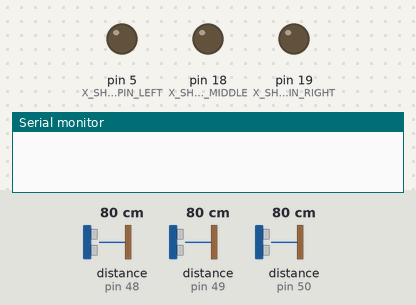
Simulated run of this sketch. Board: Arduino Uno, built with avr-gcc and run on an emulated ATmega328P. Parts: output pins drawn as LEDs (lit = HIGH), the last lines printed to the serial monitor. Inputs (shaded band) come from the test bench; at power-on: distance to the obstacle (sensors on pin 48, pin 49, pin 50) 80 cm.

Above: at 0.01 s.
At 1.2 s:
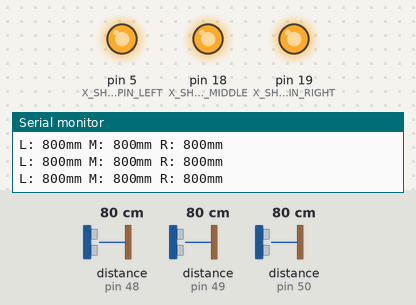
1.3 s: distance to the obstacle (sensor on pin 48) set to 250 cm
3.4 s: distance to the obstacle (sensor on pin 49) set to 250 cm
5.6 s: distance to the obstacle (sensor on pin 50) set to 250 cm
7.8 s: distance to the obstacle (sensor on pin 48) set to 2 cm
10.0 s: distance to the obstacle (sensor on pin 49) set to 2 cm
Timing chart, 0 to 13.0 s (numbered marks = the images above; inputs shaded):
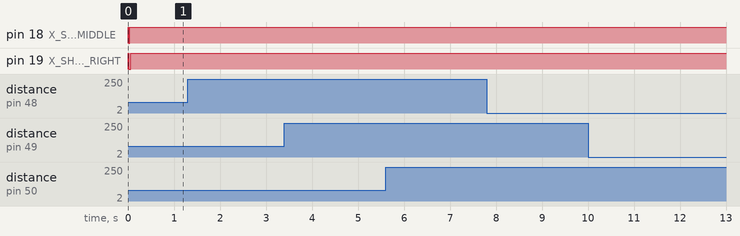

The sketch:

SensorTest.ino
```cpp
#include <Adafruit_VL53L0X.h>

#define X_SHUT_PIN_LEFT 5
#define X_SHUT_PIN_MIDDLE 18
#define X_SHUT_PIN_RIGHT 19

Adafruit_VL53L0X lox_left = Adafruit_VL53L0X();
Adafruit_VL53L0X lox_middle = Adafruit_VL53L0X();
Adafruit_VL53L0X lox_right = Adafruit_VL53L0X();

VL53L0X_RangingMeasurementData_t measure_left;
VL53L0X_RangingMeasurementData_t measure_middle;
VL53L0X_RangingMeasurementData_t measure_right;

/*
    Reset all sensors by setting all of their XSHUT pins low for delay(10), then set all XSHUT high to bring out of reset
    Keep sensor #1 awake by keeping XSHUT pin high
    Put all other sensors into shutdown by pulling XSHUT pins low
    Initialize sensor #1 with lox.begin(new_i2c_address) Pick any number but 0x29 and it must be under 0x7F. Going with 0x30 to 0x3F is probably OK.
    Keep sensor #1 awake, and now bring sensor #2 out of reset by setting its XSHUT pin high.
    Initialize sensor #2 with lox.begin(new_i2c_address) Pick any number but 0x29 and whatever you set the first sensor to
 */
void setID() {
    digitalWrite(X_SHUT_PIN_LEFT, LOW);
    digitalWrite(X_SHUT_PIN_MIDDLE, LOW);
    digitalWrite(X_SHUT_PIN_RIGHT, LOW);
    delay(10);
    digitalWrite(X_SHUT_PIN_LEFT, HIGH);
    digitalWrite(X_SHUT_PIN_MIDDLE, HIGH);
    digitalWrite(X_SHUT_PIN_RIGHT, HIGH);
    delay(10);
    digitalWrite(X_SHUT_PIN_MIDDLE, LOW);
    digitalWrite(X_SHUT_PIN_RIGHT, LOW);
    delay(10);
    if (!lox_left.begin(0x30)) {
        Serial.println(F("Failed to boot first VL53L0X"));
        while(1);
    }
    delay(10);
    digitalWrite(X_SHUT_PIN_MIDDLE, HIGH);
    delay(10);
    if (!lox_middle.begin(0x31)) {
        Serial.println(F("Failed to boot second VL53L0X"));
        while(1);
    }
    delay(10);
    digitalWrite(X_SHUT_PIN_RIGHT, HIGH);
    delay(10);
    if (!lox_right.begin(0x32)) {
        Serial.println(F("Failed to boot third VL53L0X"));
        while(1);
    }
    delay(10);
}


void read_multi_sensors(){
    lox_left.rangingTest(&measure_left, false);


    if (measure_left.RangeStatus != 4) {  // phase failures have incorrect data
        Serial.print("L: ");
        Serial.print(measure_left.RangeMilliMeter);
        Serial.print("mm");
    } else {
        Serial.print("1: out of range ");
    }

    lox_middle.rangingTest(&measure_middle, false);
    if (measure_middle.RangeStatus != 4) {  // phase failures have incorrect data
        Serial.print(" M: ");
        Serial.print(measure_middle.RangeMilliMeter);
        Serial.print("mm");
    } else {
        Serial.print("2: out of range ");
    }

    lox_right.rangingTest(&measure_right, false);
    if (measure_right.RangeStatus != 4) {  // phase failures have incorrect data
        Serial.print(" R: ");
        Serial.print(measure_right.RangeMilliMeter);
        Serial.print("mm");
    } else {
        Serial.print("3: out of range ");
    }

}

// VL53L0X_RangingMeasurementData_t
void setup() {
    Serial.begin(115200);
    while (!Serial) { delay(1); }
    pinMode(X_SHUT_PIN_LEFT, OUTPUT);
    pinMode(X_SHUT_PIN_MIDDLE, OUTPUT);
    pinMode(X_SHUT_PIN_RIGHT, OUTPUT);

    digitalWrite(X_SHUT_PIN_LEFT, LOW);
    digitalWrite(X_SHUT_PIN_MIDDLE, LOW);
    digitalWrite(X_SHUT_PIN_RIGHT, LOW);

    setID();
}

void loop() {
    read_multi_sensors();
    Serial.println();
    delay(100);
}                                                                                                                                                                         
```
